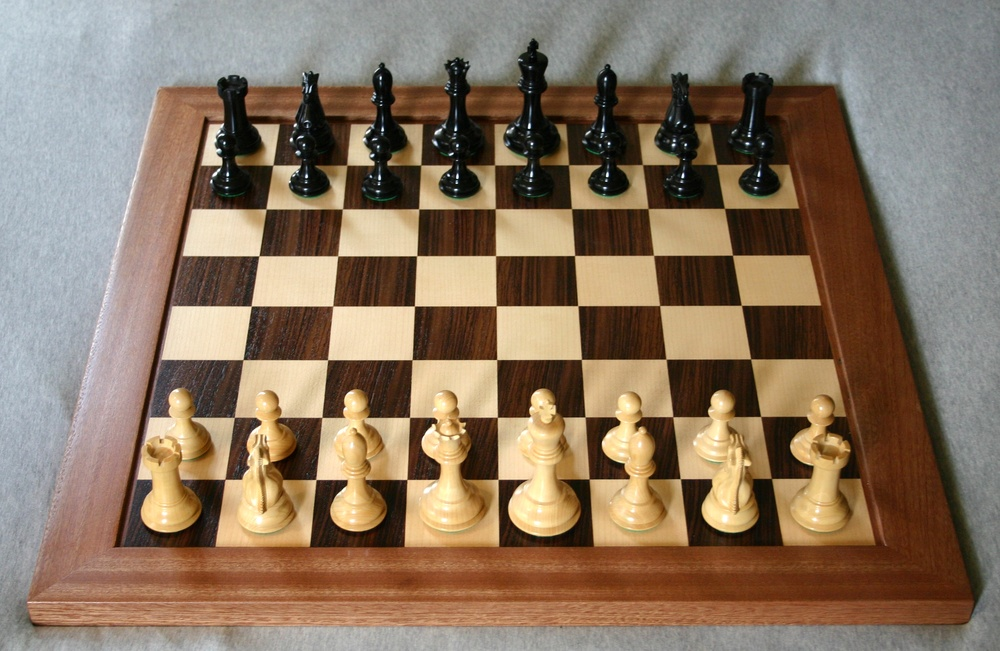
#> input picture testing_images/1.jpg, 1000 x 651 px, shrunk from 2611 x 1699 before the run; its folder holds only this picture in this run
$ python -i slid.py   (imports and definitions only)
#> lines starting #> are read from the running program, lines starting #| are printed output that depends on the picture
### detectboard/debug.py
"""
Debug utils.
"""
import itertools
from copy import copy
from random import randint

import cv2
import numpy as np

DEBUG = False  # Enable or disable debug images
COUNTER = itertools.count()
DEBUG_SAVE_DIR = "data/boards/debug_steps/"


def rand_color():
    """Returns a random rgb color."""
    return randint(0, 255), randint(0, 255), randint(0, 255)


class DebugImage:
    """
    Represents a debug image. Can draw points and lines and save the
    resulting image.
    """

    def __init__(self, img):
        if DEBUG:
            if isinstance(img, tuple):
                img = np.zeros((img[0], img[1], 3), np.uint8)
            if len(img.shape) < 3:
                img = cv2.cvtColor(img, cv2.COLOR_GRAY2RGB)
            self.img = copy(img)

    def lines(self, _lines, color=(0, 0, 255), size=2):
        """Draw lines in the image."""
        if DEBUG:
            for li1, li2 in _lines:
                cv2.line(self.img, tuple(li1), tuple(li2), color, size)
        return self

    # [7 lines left out: function points, not called in this run]

    def save(self, filename, prefix=True):
        """Save the image."""
        global COUNTER
        if DEBUG:
            if prefix:
                __prefix = "__debug_" + "%04d" % int(next(COUNTER)) + "_"
            else:
                __prefix = ""

            cv2.imwrite(DEBUG_SAVE_DIR + __prefix + filename + ".jpg",
                        self.img)

### detectboard/slid.py
"""
Straight line detector.
"""
import math

import cv2
import numpy as np

import debug


def __slid_segments(img):
    """
    Find all segments in the image using different settings.

    :param img: Image to search.
    :return: A list of all the segments found.
    """

    def detect_edges(img):
        """Apply Canny edge detector (automatic threshold)."""
        sigma = 0.25
        v = np.median(img)
        img = cv2.medianBlur(img, 5)
        img = cv2.GaussianBlur(img, (7, 7), 2)
        lower = int(max(0, (1. - sigma) * v))
        upper = int(min(255, (1. + sigma) * v))
        return cv2.Canny(img, lower, upper)

    def simplify_image(img, limit, grid, iters):
        """Simplify image using CLAHE algorithm (adaptive histogram
        equalization)."""
        img = cv2.cvtColor(img, cv2.COLOR_BGR2GRAY)
        for _ in range(iters):
            img = cv2.createCLAHE(clipLimit=limit, tileGridSize=grid).apply(
                img)
        debug.DebugImage(img).save("slid_clahe_@1")
        if limit != 0:
            kernel = np.ones((10, 10), np.uint8)
            img = cv2.morphologyEx(img, cv2.MORPH_CLOSE, kernel)
            debug.DebugImage(img).save("slid_clahe_@2")
        return img

    def detect_lines(img):
        """Detect lines using the probabilistic Hough transform."""
        beta = 2
        lines = cv2.HoughLinesP(img, rho=1, theta=np.pi / 360 * beta,
                                threshold=40, minLineLength=50,
                                maxLineGap=15)  # [40, 40, 10]
        if lines is None:
            return []

        __lines = []
        for line in np.reshape(lines, (-1, 4)):
            __lines.append(
                [[int(line[0]), int(line[1])], [int(line[2]), int(line[3])]])
        return __lines

    clahe_settings = [[3, (2, 6), 5],  # @1
                      [3, (6, 2), 5],  # @2
                      [5, (3, 3), 5],  # @3
                      [0, (0, 0), 0]]  # EE

    segments = []
    i = 0
    for key, arr in enumerate(clahe_settings):
        tmp = simplify_image(img, limit=arr[0], grid=arr[1], iters=arr[2])
        __segments = detect_lines(detect_edges(tmp))
        segments += __segments
        i += 1
        debug.DebugImage(detect_edges(tmp)).lines(__segments).save(
            "pslid_F%d" % i)
    return segments


# [185 lines left out: functions __scale_lines, slid, not called in this run]

>>> import cv2
>>> picture = cv2.imread('../testing_images/1.jpg')
#> picture is the input picture: shape (651, 1000, 3); mean B, G, R 97.9, 117.7, 137.6
>>> result = __slid_segments(picture)
#> the loop in __slid_segments, `for key, arr in enumerate(clahe_settings):` made 4 passes
#> pass 1, in simplify_image, `img = cv2.cvtColor(img, cv2.COLOR_BGR2GRAY)`:
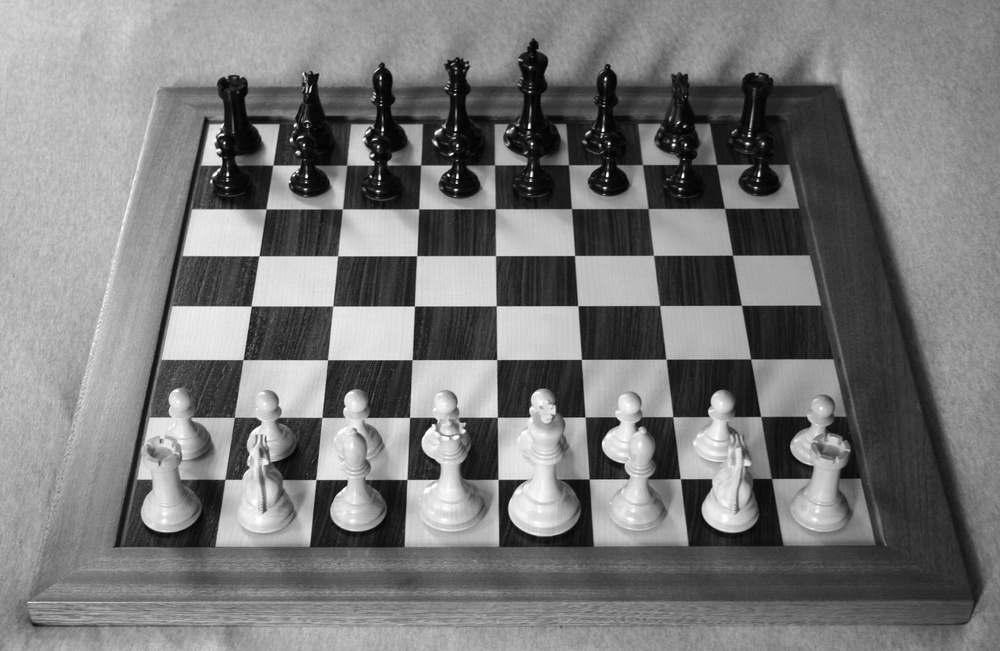
#> img: shape (651, 1000); min 1, max 255, mean 121.4
#> pass 1, in simplify_image, `img = cv2.morphologyEx(img, cv2.MORPH_CLOSE, kernel)`:
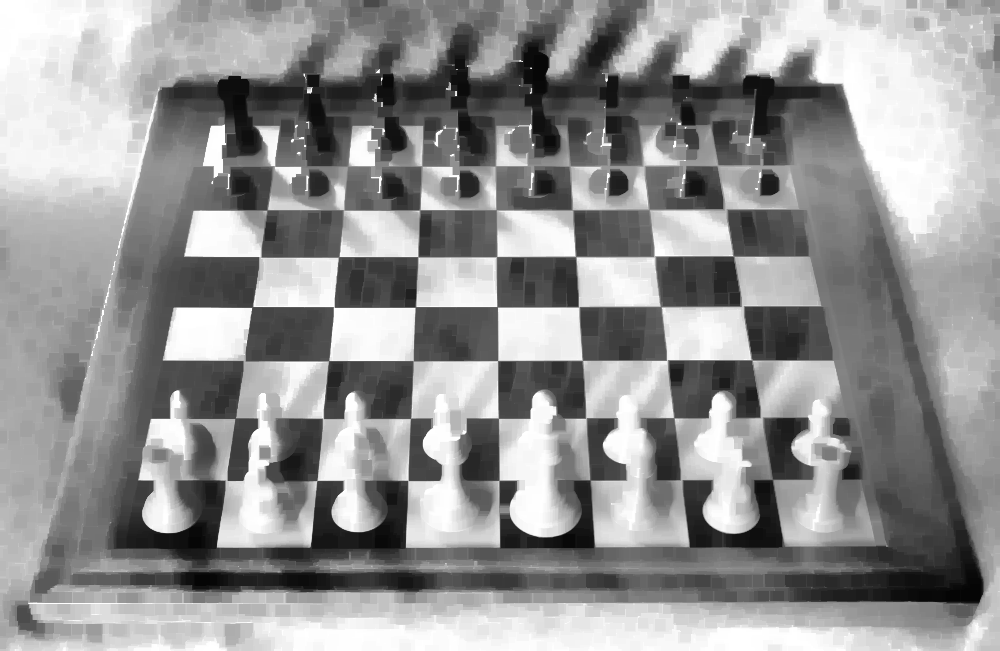
#> img: shape (651, 1000); min 5, max 255, mean 147.4
#> after the loop in __slid_segments, `for key, arr in enumerate(clahe_settings):`: i = 4
#> result = 197 items

$ run again, on testing_images/10.jpg
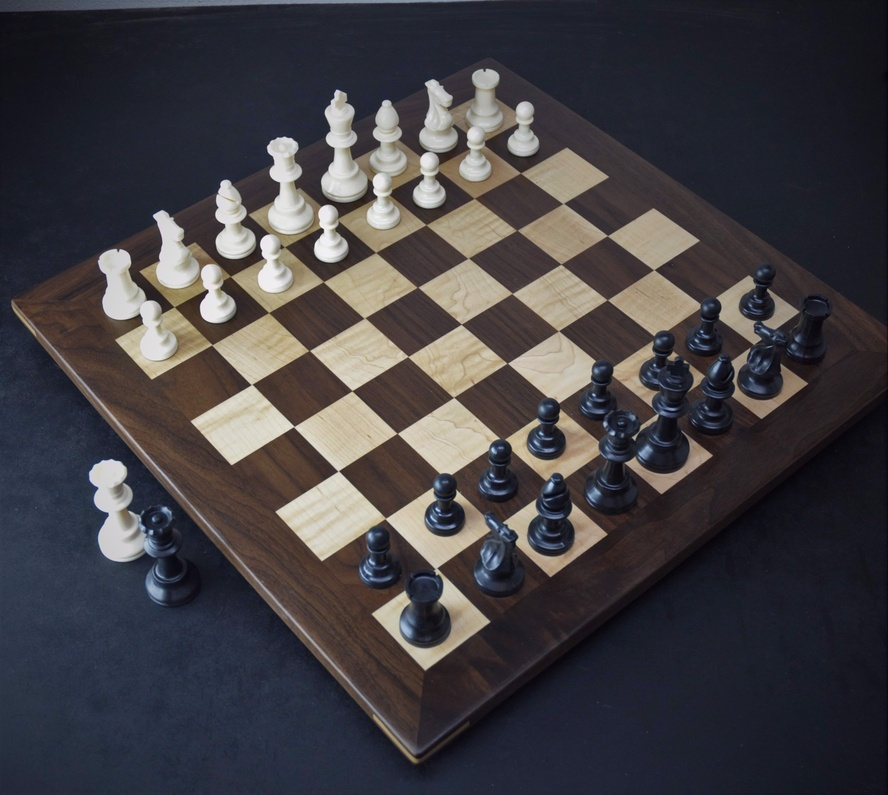
#> input picture testing_images/10.jpg, 888 x 795 px, shrunk from 1980 x 1773 before the run
#> picture is the input picture: shape (795, 888, 3); mean B, G, R 67.2, 63.3, 66.1
#> the loop in __slid_segments, `for key, arr in enumerate(clahe_settings):` made 4 passes
#> pass 1, in simplify_image, `img = cv2.cvtColor(img, cv2.COLOR_BGR2GRAY)`:
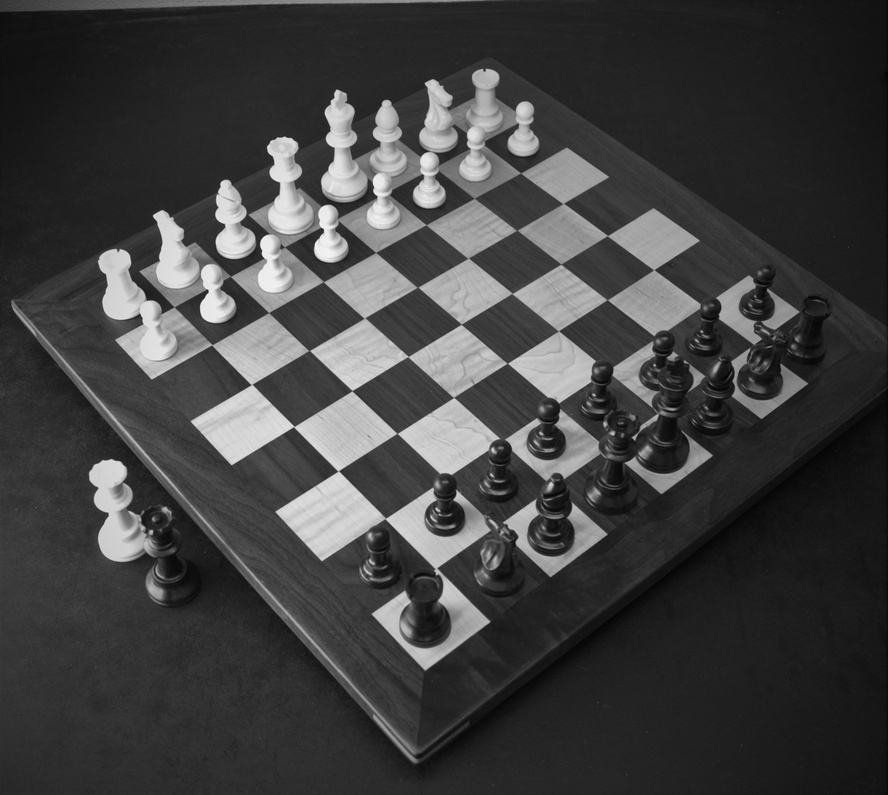
#> img: shape (795, 888); min 1, max 248, mean 64.6
#> pass 1, in simplify_image, `img = cv2.morphologyEx(img, cv2.MORPH_CLOSE, kernel)`:
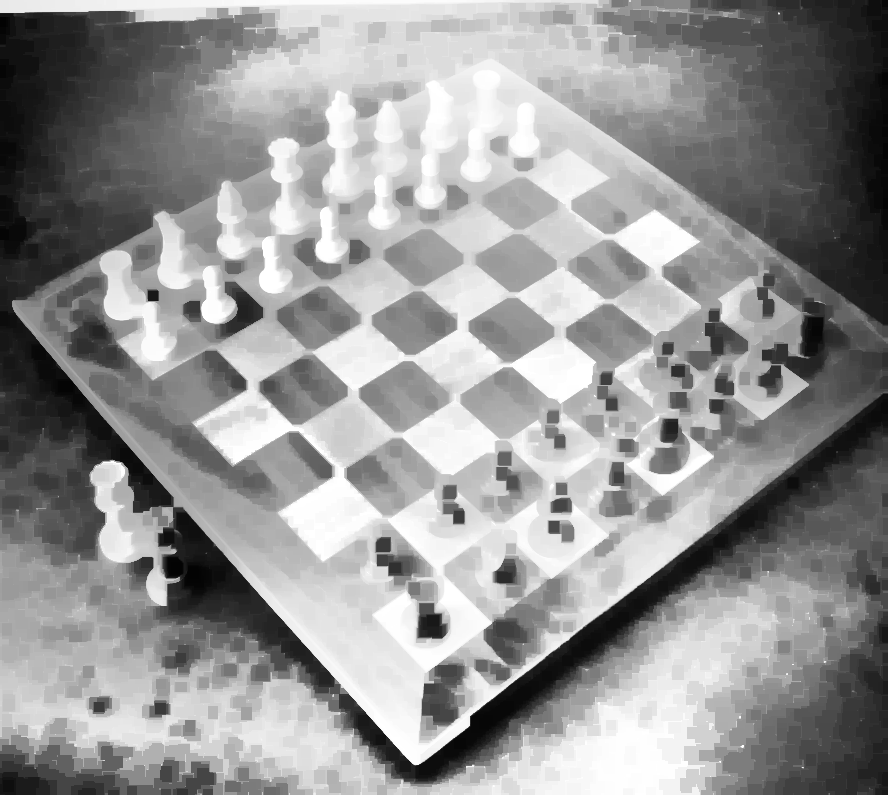
#> img: shape (795, 888); min 2, max 255, mean 148.7
#> after the loop in __slid_segments, `for key, arr in enumerate(clahe_settings):`: i = 4
#> result = 260 items

$ run again, on testing_images/12.jpg
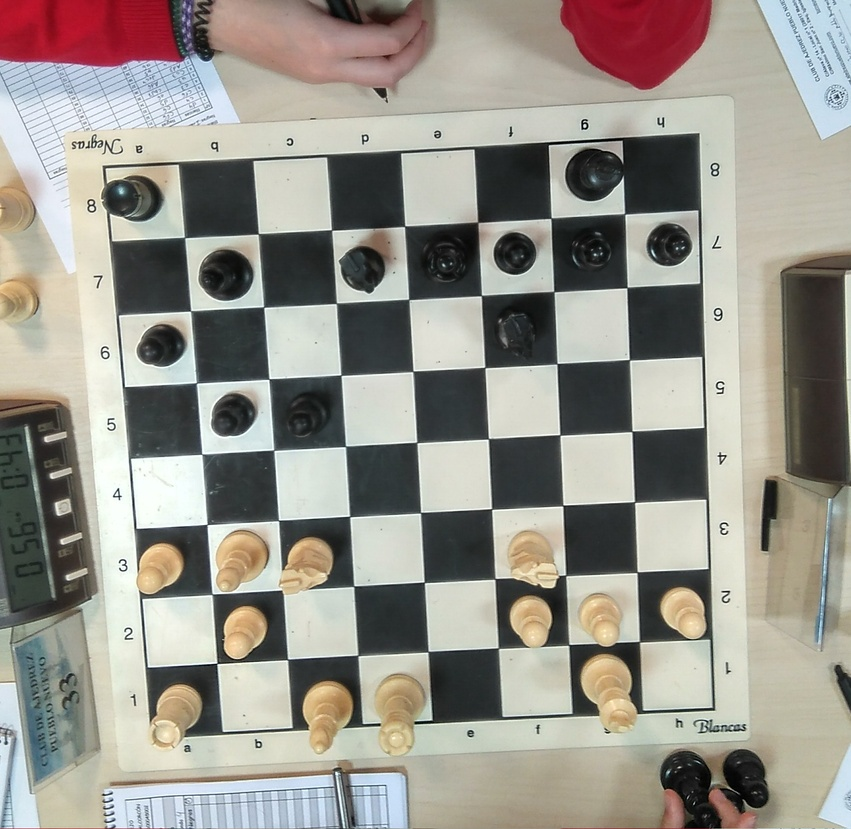
#> input picture testing_images/12.jpg, 851 x 829 px, shrunk from 1760 x 1713 before the run
#> picture is the input picture: shape (829, 851, 3); mean B, G, R 139.7, 148, 151.5
#> the loop in __slid_segments, `for key, arr in enumerate(clahe_settings):` made 4 passes
#> pass 1, in simplify_image, `img = cv2.morphologyEx(img, cv2.MORPH_CLOSE, kernel)`:
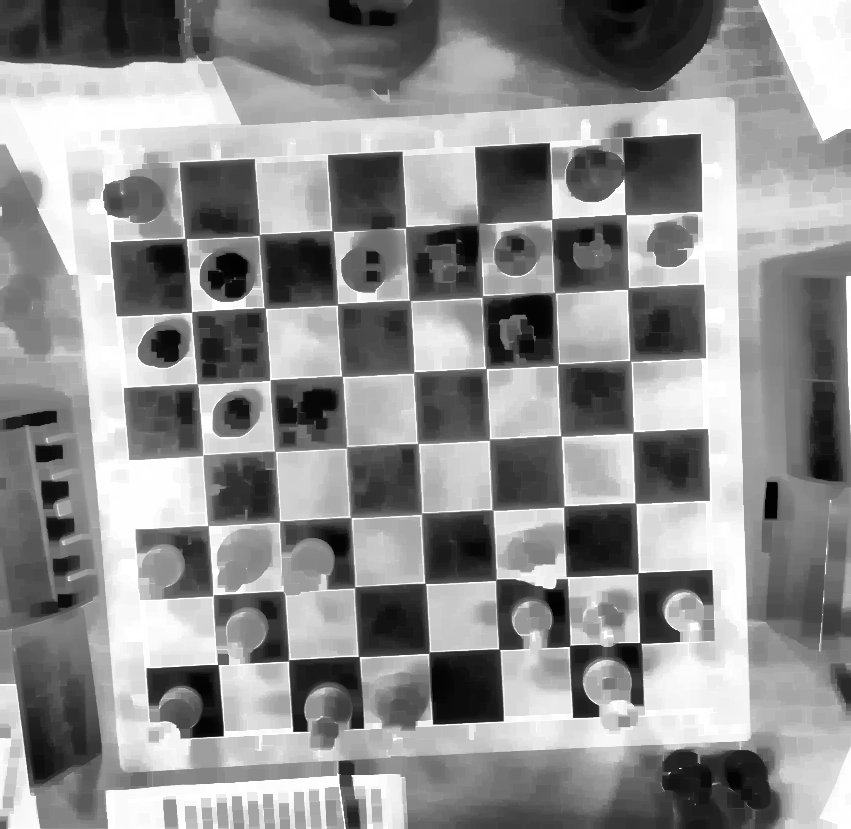
#> img: shape (829, 851); min 1, max 255, mean 142.8
#> pass 1, in detect_edges, `img = cv2.GaussianBlur(img, (7, 7), 2)`:
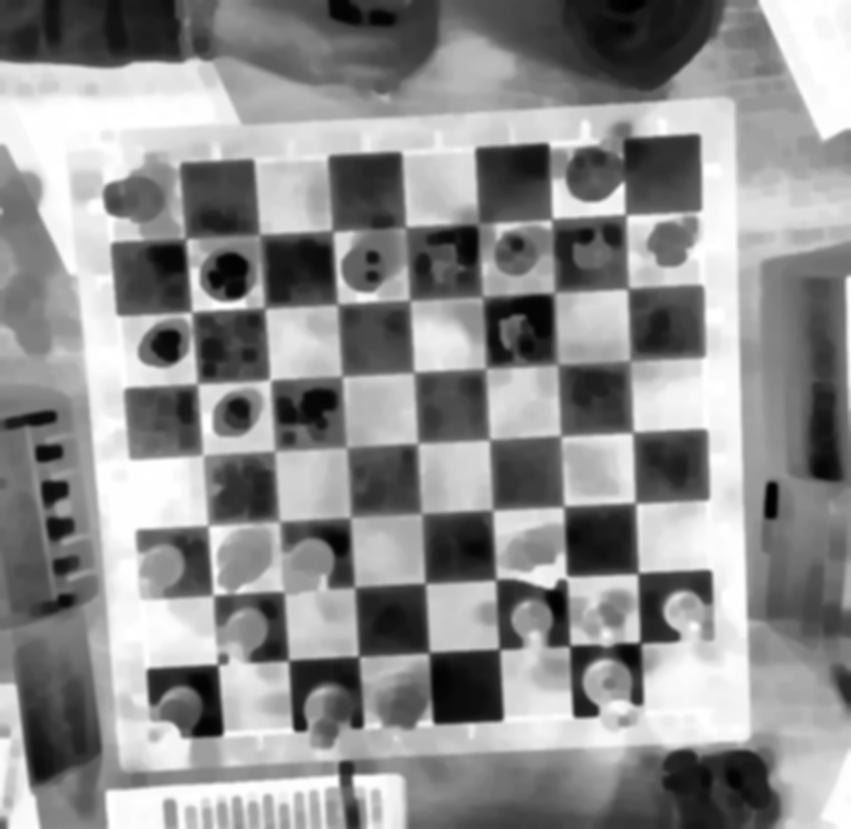
#> img: shape (829, 851); min 1, max 255, mean 142.1
#> after the loop in __slid_segments, `for key, arr in enumerate(clahe_settings):`: i = 4
#> result = 290 items
